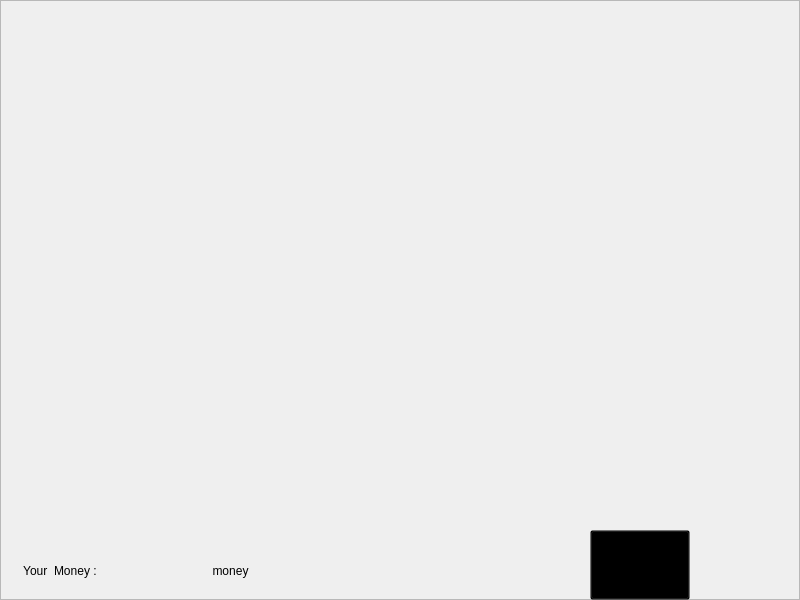
<?xml version="1.0" encoding="UTF-8"?>
<ui version="4.0">
 <class>ShopBoard</class>
 <widget class="QWidget" name="ShopBoard">
  <property name="geometry">
   <rect>
    <x>0</x>
    <y>0</y>
    <width>800</width>
    <height>600</height>
   </rect>
  </property>
  <property name="windowTitle">
   <string>ShopBoard</string>
  </property>
  <layout class="QGridLayout" name="gridLayout">
   <property name="leftMargin">
    <number>0</number>
   </property>
   <property name="topMargin">
    <number>0</number>
   </property>
   <property name="rightMargin">
    <number>0</number>
   </property>
   <property name="bottomMargin">
    <number>0</number>
   </property>
   <item row="0" column="0">
    <widget class="QFrame" name="frame">
     <property name="frameShape">
      <enum>QFrame::StyledPanel</enum>
     </property>
     <property name="frameShadow">
      <enum>QFrame::Raised</enum>
     </property>
     <widget class="QStackedWidget" name="stack">
      <property name="geometry">
       <rect>
        <x>0</x>
        <y>0</y>
        <width>800</width>
        <height>600</height>
       </rect>
      </property>
      <property name="styleSheet">
       <string notr="true">background-color: transparent;</string>
      </property>
      <widget class="QWidget" name="page">
       <widget class="QScrollArea" name="mainWidget">
        <property name="geometry">
         <rect>
          <x>10</x>
          <y>0</y>
          <width>781</width>
          <height>531</height>
         </rect>
        </property>
        <property name="widgetResizable">
         <bool>true</bool>
        </property>
        <widget class="QWidget" name="scrollAreaWidgetContents">
         <property name="geometry">
          <rect>
           <x>0</x>
           <y>0</y>
           <width>779</width>
           <height>529</height>
          </rect>
         </property>
         <widget class="QWidget" name="gridLayoutWidget">
          <property name="geometry">
           <rect>
            <x>10</x>
            <y>10</y>
            <width>761</width>
            <height>511</height>
           </rect>
          </property>
          <layout class="QGridLayout" name="layout"/>
         </widget>
        </widget>
       </widget>
       <widget class="MainSceneButton" name="backToMain">
        <property name="geometry">
         <rect>
          <x>590</x>
          <y>530</y>
          <width>100</width>
          <height>70</height>
         </rect>
        </property>
        <property name="text">
         <string/>
        </property>
        <property name="icon">
         <iconset resource="testWidget.qrc">
          <normaloff>:/button/Resources/button/Exit_button.png</normaloff>:/button/Resources/button/Exit_button.png</iconset>
        </property>
        <property name="iconSize">
         <size>
          <width>100</width>
          <height>70</height>
         </size>
        </property>
       </widget>
       <widget class="QLabel" name="label">
        <property name="geometry">
         <rect>
          <x>20</x>
          <y>560</y>
          <width>111</width>
          <height>21</height>
         </rect>
        </property>
        <property name="text">
         <string> Your  Money :</string>
        </property>
       </widget>
       <widget class="QLabel" name="moneyLabel">
        <property name="geometry">
         <rect>
          <x>170</x>
          <y>560</y>
          <width>121</width>
          <height>21</height>
         </rect>
        </property>
        <property name="text">
         <string>money</string>
        </property>
        <property name="alignment">
         <set>Qt::AlignCenter</set>
        </property>
       </widget>
      </widget>
      <widget class="QWidget" name="page_2"/>
     </widget>
     <widget class="QLabel" name="backPic">
      <property name="geometry">
       <rect>
        <x>0</x>
        <y>0</y>
        <width>800</width>
        <height>600</height>
       </rect>
      </property>
      <property name="text">
       <string/>
      </property>
      <property name="pixmap">
       <pixmap resource="testWidget.qrc">:/background/Resources/background/ground.png</pixmap>
      </property>
     </widget>
     <zorder>backPic</zorder>
     <zorder>stack</zorder>
    </widget>
   </item>
  </layout>
 </widget>
 <layoutdefault spacing="6" margin="11"/>
 <customwidgets>
  <customwidget>
   <class>MainSceneButton</class>
   <extends>QPushButton</extends>
   <header location="global">mainscenebutton.h</header>
  </customwidget>
 </customwidgets>
 <resources>
  <include location="testWidget.qrc"/>
 </resources>
 <connections>
  <connection>
   <sender>backToMain</sender>
   <signal>clicked()</signal>
   <receiver>ShopBoard</receiver>
   <slot>backToMainScene()</slot>
   <hints>
    <hint type="sourcelabel">
     <x>833</x>
     <y>652</y>
    </hint>
    <hint type="destinationlabel">
     <x>891</x>
     <y>592</y>
    </hint>
   </hints>
  </connection>
 </connections>
 <slots>
  <slot>backToMainScene()</slot>
 </slots>
</ui>
